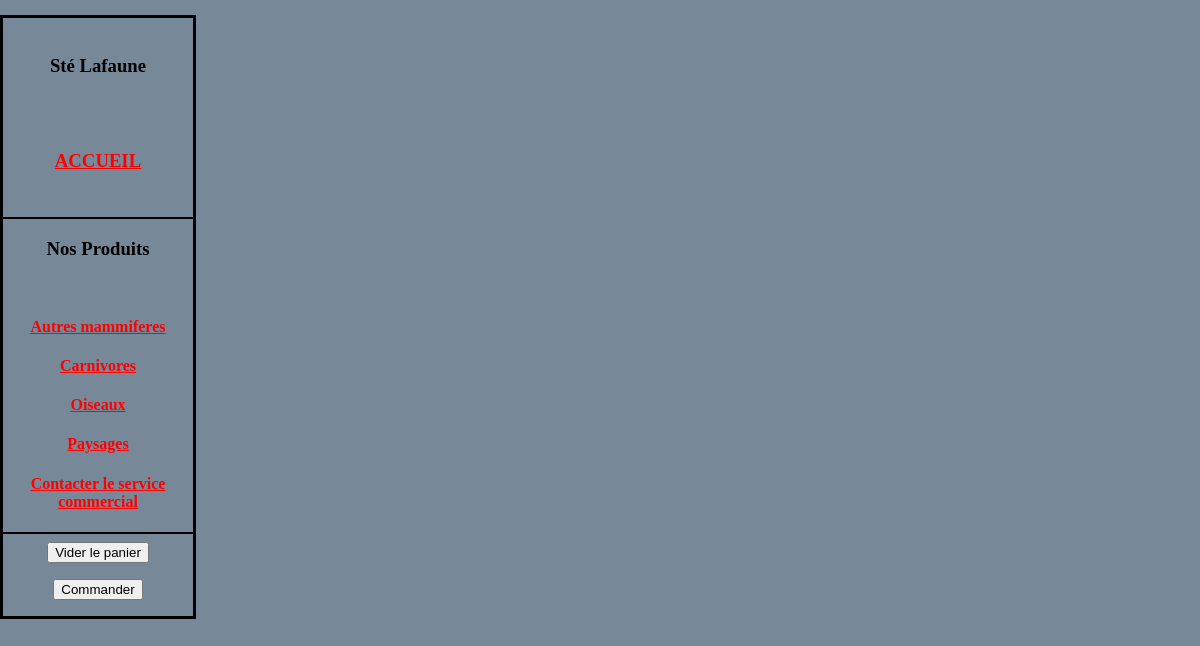
/Version3/menu.php, run on the app's committed database.
### tables this page shows
CREATE TABLE categorie
(cat_code VARCHAR(3) NOT NULL,
cat_libelle VARCHAR(50),
CONSTRAINT PK_CAT PRIMARY KEY(cat_code)
);

### Version3/menu.php (the view, shortened to what this page needs)
<!DOCTYPE html>
<html>
    <head>
		<link rel="stylesheet" href="style.css"/>
	</head>
	<body>
		<div id="page-wrap">
			<nav>
				<div id="sidebar">
					</br><h3  align=center> Sté Lafaune </h3></br></br>
					<A HREF="index1.html" TARGET="droite"><h3 align=center> ACCUEIL </h3></a></br>
					<hr color=black>
					<h3 align=center>Nos Produits</h3></br>
					<?php
						try
						{
							$bdd = new PDO('mysql:host=localhost;dbname=lafaune;charset=utf8', 'root', '',array(PDO::ATTR_ERRMODE => PDO::ERRMODE_EXCEPTION));
						}
						catch (Exception $e)
						{
								die('Erreur : ' . $e->getMessage());
						}
							$req = 'SELECT * FROM categorie';
							$res = $bdd->query($req);
							while($ligne = $res->fetch())
							{
					?>
						<a href="listePdt.php?cat=<?php echo $ligne['cat_code']?>" TARGET="droite"><H4 align=center> <?php echo $ligne['cat_libelle'] ?></H4></a>
					<?php
							}
					?>
					<a href="mail.html" TARGET="droite"><H4 align=center>Contacter le service commercial</H4></a>
					<hr color=black>
					<form action="panier.php" target="menu" method="get">
						<center><input type="submit" name="action" value="Vider le panier" /></center>
					</form>
					<form action="commande.php" target="droite" method="get">
						<center><p><input type="submit" value="Commander" /></center>
					</form>
				</div>
			</nav>
		</div>
	</body>

### Version3/style.css (style rules this page uses)
html, body { margin:0; padding:0; background:LightSlateGrey; }
#page-wrap { margin: 15px auto; position: relative; }
#sidebar { width: 190px; position: fixed; margin-left: 0px; border: 3px solid black; }
a:link { color: red; }

### data on the page
categorie: cat_libelle "Autres mammiferes"
categorie: cat_libelle "Carnivores"
categorie: cat_libelle "Oiseaux"
categorie: cat_libelle "Paysages"
